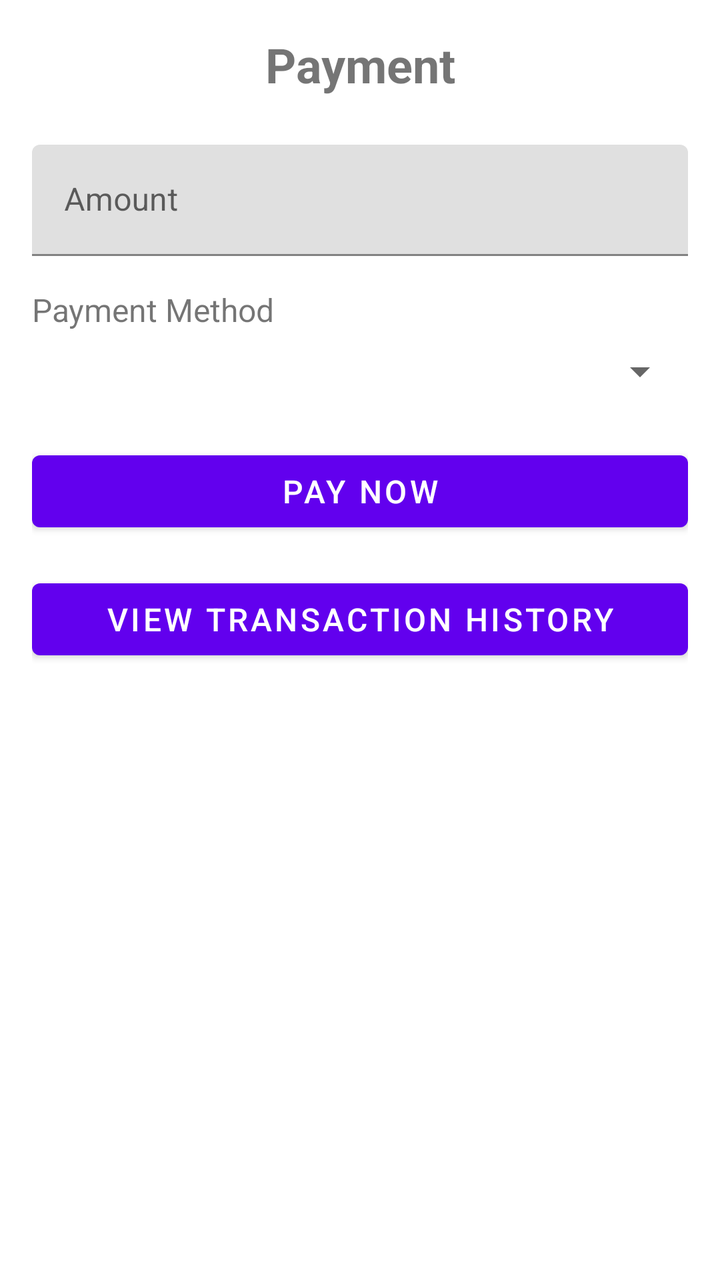
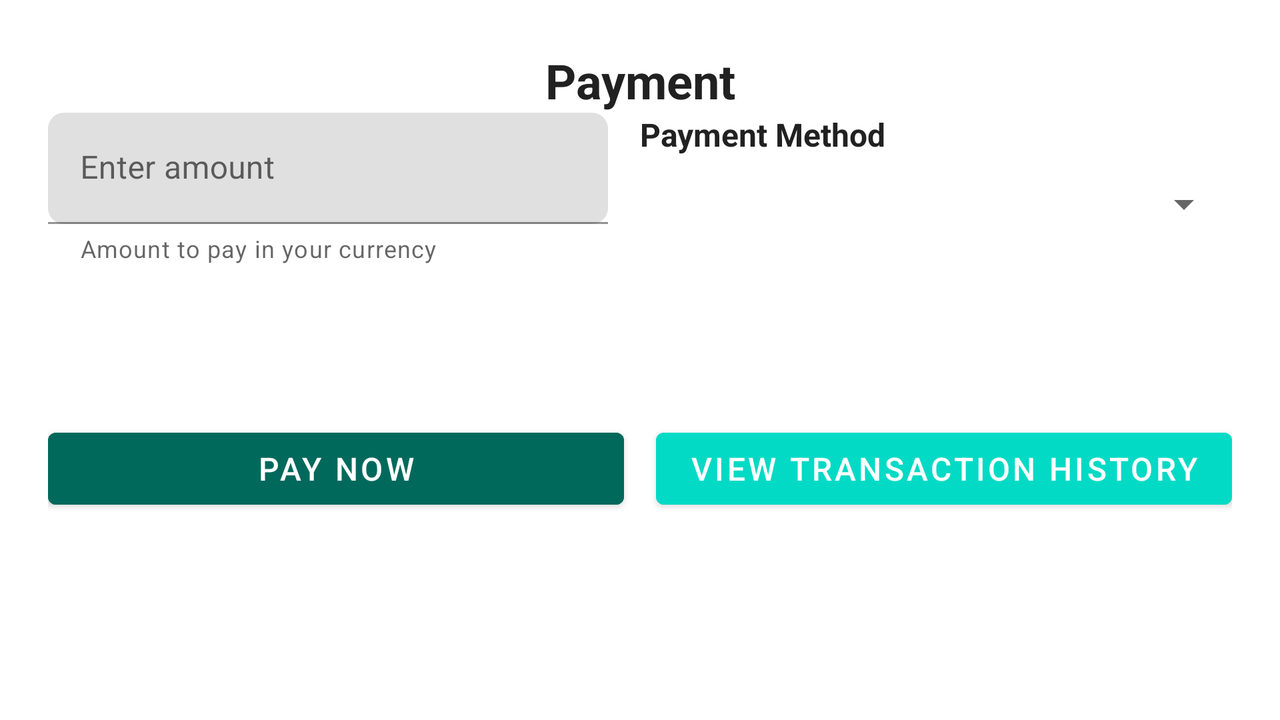

First picture: res/layout/ on a phone held upright. Second picture: the repository's own variant of that layout, on a device whose configuration matches the variant's folder. Source for both follows.
<!-- AndroidManifest.xml: application theme Theme.BlokP -->
<!-- res/layout/activity_payment.xml -->
<?xml version="1.0" encoding="utf-8"?>
<LinearLayout xmlns:android="http://schemas.android.com/apk/res/android"
    android:layout_width="match_parent"
    android:layout_height="match_parent"
    android:orientation="vertical"
    android:padding="16dp">

    <TextView
        android:layout_width="match_parent"
        android:layout_height="wrap_content"
        android:text="Payment"
        android:textSize="24sp"
        android:textStyle="bold"
        android:gravity="center"
        android:layout_marginBottom="24dp" />

    <com.google.android.material.textfield.TextInputLayout
        android:layout_width="match_parent"
        android:layout_height="wrap_content"
        android:layout_marginBottom="16dp">

        <EditText
            android:id="@+id/et_amount"
            android:layout_width="match_parent"
            android:layout_height="wrap_content"
            android:hint="Amount"
            android:inputType="numberDecimal" />

    </com.google.android.material.textfield.TextInputLayout>

    <TextView
        android:layout_width="match_parent"
        android:layout_height="wrap_content"
        android:text="Payment Method"
        android:textSize="16sp"
        android:layout_marginBottom="8dp" />

    <Spinner
        android:id="@+id/spinner_payment_method"
        android:layout_width="match_parent"
        android:layout_height="wrap_content"
        android:layout_marginBottom="24dp"
        android:entries="@array/payment_methods" />

    <Button
        android:id="@+id/btn_pay"
        android:layout_width="match_parent"
        android:layout_height="wrap_content"
        android:text="Pay Now"
        android:textSize="16sp" />

    <Button
        android:id="@+id/btn_view_history"
        android:layout_width="match_parent"
        android:layout_height="wrap_content"
        android:text="View Transaction History"
        android:layout_marginTop="16dp"
        android:textSize="16sp" />

</LinearLayout>
<!-- resources referenced by this layout -->
<resources>
  <style name="Theme.BlokP" parent="Theme.MaterialComponents.DayNight.DarkActionBar">
          
          <item name="colorPrimary">@color/purple_500</item>
          <item name="colorPrimaryVariant">@color/purple_700</item>
          <item name="colorOnPrimary">@color/white</item>
          
          <item name="colorSecondary">@color/teal_200</item>
          <item name="colorSecondaryVariant">@color/teal_700</item>
          <item name="colorOnSecondary">@color/black</item>
          
          <item name="android:statusBarColor">?attr/colorPrimaryVariant</item>
          
      </style>
  <color name="purple_500">#FF6200EE</color>
  <color name="purple_700">#FF3700B3</color>
  <color name="white">#FFFFFFFF</color>
  <color name="teal_200">#FF03DAC5</color>
  <color name="teal_700">#FF018786</color>
  <color name="black">#FF000000</color>
</resources>
<!-- res/layout-land/activity_payment.xml (the repository's variant of the layout above) -->
<!-- drawn on the phone turned sideways -->
<?xml version="1.0" encoding="utf-8"?>
<androidx.constraintlayout.widget.ConstraintLayout xmlns:android="http://schemas.android.com/apk/res/android"
    xmlns:app="http://schemas.android.com/apk/res-auto"
    xmlns:tools="http://schemas.android.com/tools"
    android:layout_width="match_parent"
    android:layout_height="match_parent"
    android:padding="@dimen/padding_lg"
    tools:context=".PaymentActivity">

    <TextView
        android:id="@+id/tv_payment_title"
        android:layout_width="0dp"
        android:layout_height="wrap_content"
        android:text="@string/payment_title"
        android:textSize="@dimen/text_size_xlarge"
        android:textStyle="bold"
        android:gravity="center"
        android:textColor="@color/text_primary"
        android:contentDescription="@string/payment_title_desc"
        android:layout_marginBottom="@dimen/margin_md"
        app:layout_constraintTop_toTopOf="parent"
        app:layout_constraintStart_toStartOf="parent"
        app:layout_constraintEnd_toEndOf="parent" />

    
    <com.google.android.material.textfield.TextInputLayout
        android:id="@+id/til_amount"
        android:layout_width="0dp"
        android:layout_height="wrap_content"
        android:layout_marginEnd="@dimen/spacing_md"
        android:hint="@string/payment_amount_hint"
        app:boxCornerRadiusBottomEnd="@dimen/radius_md"
        app:boxCornerRadiusBottomStart="@dimen/radius_md"
        app:boxCornerRadiusTopEnd="@dimen/radius_md"
        app:boxCornerRadiusTopStart="@dimen/radius_md"
        app:helperText="@string/payment_amount_helper"
        app:layout_constraintTop_toBottomOf="@id/tv_payment_title"
        app:layout_constraintStart_toStartOf="parent"
        app:layout_constraintEnd_toStartOf="@id/guideline_payment_vertical">

        <com.google.android.material.textfield.TextInputEditText
            android:id="@+id/et_amount"
            android:layout_width="match_parent"
            android:layout_height="wrap_content"
            android:inputType="numberDecimal"
            android:minHeight="@dimen/button_height_min"
            android:importantForAccessibility="yes"
            android:contentDescription="@string/payment_amount_input_desc"
            android:labelFor="@id/til_amount" />

    </com.google.android.material.textfield.TextInputLayout>

    
    <TextView
        android:id="@+id/tv_payment_method_label"
        android:layout_width="0dp"
        android:layout_height="wrap_content"
        android:text="@string/payment_method_label"
        android:textSize="@dimen/text_size_normal"
        android:textColor="@color/text_primary"
        android:textStyle="bold"
        android:layout_marginBottom="@dimen/spacing_sm"
        android:labelFor="@id/spinner_payment_method"
        app:layout_constraintTop_toBottomOf="@id/tv_payment_title"
        app:layout_constraintStart_toStartOf="@id/guideline_payment_vertical"
        app:layout_constraintEnd_toEndOf="parent" />

    <Spinner
        android:id="@+id/spinner_payment_method"
        android:layout_width="0dp"
        android:layout_height="wrap_content"
        android:minHeight="@dimen/button_height_min"
        android:entries="@array/payment_methods"
        android:importantForAccessibility="yes"
        android:contentDescription="@string/payment_method_spinner_desc"
        app:layout_constraintTop_toBottomOf="@id/tv_payment_method_label"
        app:layout_constraintStart_toStartOf="@id/guideline_payment_vertical"
        app:layout_constraintEnd_toEndOf="parent" />

    
    <androidx.constraintlayout.widget.Guideline
        android:id="@+id/guideline_payment_vertical"
        android:layout_width="wrap_content"
        android:layout_height="wrap_content"
        android:orientation="vertical"
        app:layout_constraintGuide_percent="0.5" />

    <ProgressBar
        android:id="@+id/progress_bar"
        android:layout_width="wrap_content"
        android:layout_height="wrap_content"
        android:visibility="gone"
        android:importantForAccessibility="yes"
        android:contentDescription="@string/payment_processing"
        app:layout_constraintTop_toBottomOf="@id/til_amount"
        app:layout_constraintStart_toStartOf="parent"
        app:layout_constraintEnd_toEndOf="parent" />

    <Button
        android:id="@+id/btn_pay"
        android:layout_width="0dp"
        android:layout_height="wrap_content"
        android:text="@string/payment_pay_now"
        android:textSize="@dimen/text_size_normal"
        android:minHeight="@dimen/button_height_min"
        android:layout_marginEnd="@dimen/spacing_sm"
        android:backgroundTint="@color/primary"
        android:contentDescription="@string/payment_pay_now_desc"
        android:importantForAccessibility="yes"
        app:layout_constraintTop_toBottomOf="@id/progress_bar"
        app:layout_constraintBottom_toBottomOf="parent"
        app:layout_constraintStart_toStartOf="parent"
        app:layout_constraintEnd_toStartOf="@id/guideline_button_vertical" />

    <Button
        android:id="@+id/btn_view_history"
        android:layout_width="0dp"
        android:layout_height="wrap_content"
        android:text="@string/payment_view_history"
        android:textSize="@dimen/text_size_normal"
        android:minHeight="@dimen/button_height_min"
        android:layout_marginStart="@dimen/spacing_sm"
        android:backgroundTint="@color/secondary"
        android:contentDescription="@string/payment_view_history_desc"
        android:importantForAccessibility="yes"
        app:layout_constraintTop_toBottomOf="@id/progress_bar"
        app:layout_constraintBottom_toBottomOf="parent"
        app:layout_constraintStart_toStartOf="@id/guideline_button_vertical"
        app:layout_constraintEnd_toEndOf="parent" />

    
    <androidx.constraintlayout.widget.Guideline
        android:id="@+id/guideline_button_vertical"
        android:layout_width="wrap_content"
        android:layout_height="wrap_content"
        android:orientation="vertical"
        app:layout_constraintGuide_percent="0.5" />

</androidx.constraintlayout.widget.ConstraintLayout>
<!-- resources referenced by the variant -->
<!-- as the phone turned sideways resolves them -->
<resources>
  <color name="primary">#00695C</color>
  <color name="secondary">#03DAC5</color>
  <color name="text_primary">#212121</color>
  <dimen name="button_height_min">48dp</dimen>
  <dimen name="margin_md">16dp</dimen>
  <dimen name="padding_lg">24dp</dimen>
  <dimen name="radius_md">8dp</dimen>
  <dimen name="spacing_md">16dp</dimen>
  <dimen name="spacing_sm">8dp</dimen>
  <dimen name="text_size_normal">16sp</dimen>
  <dimen name="text_size_xlarge">24sp</dimen>
  <string name="payment_amount_helper">Amount to pay in your currency</string>
  <string name="payment_amount_hint">Enter amount</string>
  <string name="payment_amount_input_desc">Payment amount input field</string>
  <string name="payment_method_label">Payment Method</string>
  <string name="payment_method_spinner_desc">Select payment method dropdown</string>
  <string name="payment_pay_now">Pay Now</string>
  <string name="payment_pay_now_desc">Submit payment button</string>
  <string name="payment_processing">Processing payment</string>
  <string name="payment_title">Payment</string>
  <string name="payment_title_desc">Payment screen title</string>
  <string name="payment_view_history">View Transaction History</string>
  <string name="payment_view_history_desc">Navigate to transaction history button</string>
  <style name="Theme.BlokP" parent="Theme.MaterialComponents.DayNight.DarkActionBar">
          
          <item name="colorPrimary">@color/purple_500</item>
          <item name="colorPrimaryVariant">@color/purple_700</item>
          <item name="colorOnPrimary">@color/white</item>
          
          <item name="colorSecondary">@color/teal_200</item>
          <item name="colorSecondaryVariant">@color/teal_700</item>
          <item name="colorOnSecondary">@color/black</item>
          
          <item name="android:statusBarColor">?attr/colorPrimaryVariant</item>
          
      </style>
  <color name="purple_500">#FF6200EE</color>
  <color name="purple_700">#FF3700B3</color>
  <color name="white">#FFFFFFFF</color>
  <color name="teal_200">#FF03DAC5</color>
  <color name="teal_700">#FF018786</color>
  <color name="black">#FF000000</color>
</resources>
